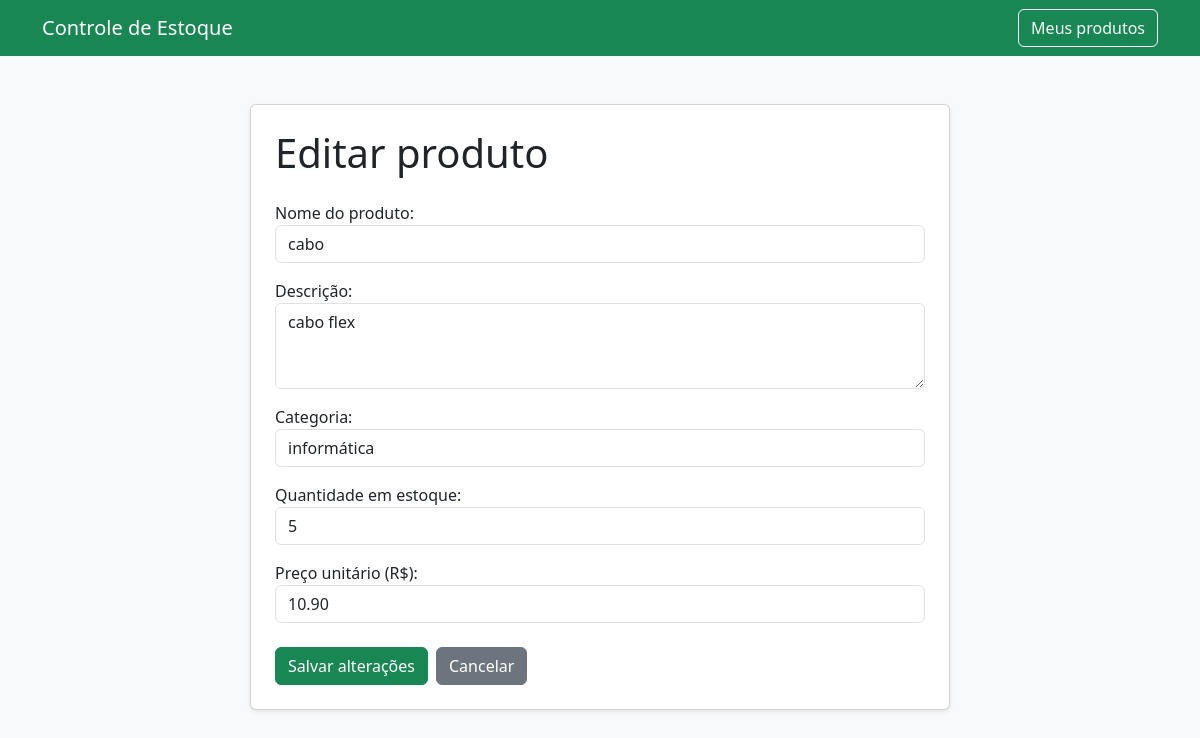
The app's page /produtos/4/editar/ (signed in) with its own data.
### produtos/models.py (models this page shows, shortened)
class Produto(models.Model):
    usuario = models.ForeignKey(
        settings.AUTH_USER_MODEL,
        on_delete=models.CASCADE,
        related_name="produtos",
        verbose_name="Usuário"
    )
    nome = models.CharField(
        max_length=100,
        verbose_name="Nome do produto"
    )
    descricao = models.TextField(
        blank=True,
        verbose_name="Descrição"
    )
    categoria = models.CharField(
        max_length=60,
        blank=True,
        verbose_name="Categoria"
    )
    quantidade = models.PositiveIntegerField(
        default=0,
        verbose_name="Quantidade em estoque"
    )
    preco = models.DecimalField(
        max_digits=10,
        decimal_places=2,
        verbose_name="Preço unitário"
    )
    criado_em = models.DateTimeField(
        auto_now_add=True,
        verbose_name="Data de cadastro"
    )
    class Meta:
        verbose_name = "Produto"
        verbose_name_plural = "Produtos"
        ordering = ["nome"]

### produtos/views.py (the view)
@login_required
def editar_produto(request, produto_id):
    produto = get_object_or_404(
        Produto,
        id=produto_id,
        usuario=request.user,
    )
    if request.method == "POST":
        form = ProdutoForm(request.POST, instance=produto)
        if form.is_valid():
            form.save()
            return redirect("produtos:lista")
    else:
        form = ProdutoForm(instance=produto)
    return render(
        request,
        "produtos/editar.html",
        {
            "form": form,
            "produto": produto,
        },
    )

### produtos/templates/produtos/editar.html (shortened to what this page needs)
<!DOCTYPE html>
<html lang="pt-br">
<head>
    <link
        href="https://cdn.jsdelivr.net/npm/bootstrap@5.3.3/dist/css/bootstrap.min.css"
        rel="stylesheet"
    >
</head>
<body class="bg-light">
<nav class="navbar navbar-dark bg-success">
    <div class="container">
        <a class="navbar-brand" href="{% url 'produtos:home' %}">
            Controle de Estoque
        </a>
        <a href="{% url 'produtos:lista' %}" class="btn btn-outline-light">
            Meus produtos
        </a>
    </div>
</nav>
<main class="container py-5">
    <div class="card shadow-sm mx-auto" style="max-width: 700px;">
        <div class="card-body p-4">
            <h1 class="mb-4">Editar produto</h1>
            <form method="post">
                {{ form.as_p }}
                <div class="d-flex gap-2 mt-4">
                    <button type="submit" class="btn btn-success">
                        Salvar alterações
                    </button>
                    <a href="{% url 'produtos:lista' %}" class="btn btn-secondary">
                        Cancelar
                    </a>
                </div>
            </form>
        </div>
    </div>
</main>
</body>
</html>

### records on screen
Produto: nome "cabo", descricao "cabo flex", categoria "informática", quantidade "5", preco "10.90"
